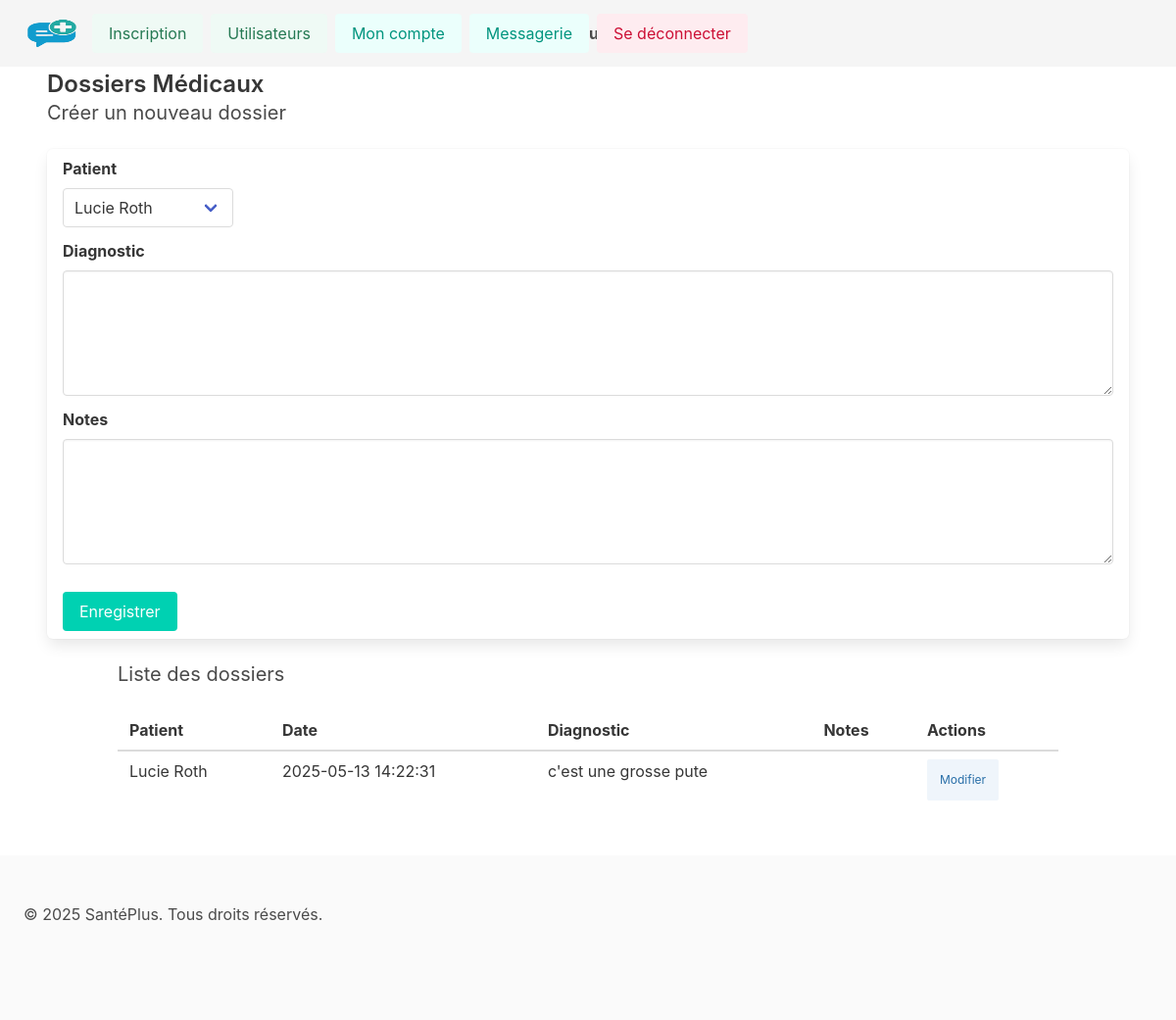
/site/pages/medical_record.php (signed in), run on the app's committed database.
### tables this page shows
CREATE TABLE IF NOT EXISTS `medical_record` (
  `id` int NOT NULL AUTO_INCREMENT,
  `record_date` timestamp NOT NULL DEFAULT CURRENT_TIMESTAMP,
  `diagnosis` text,
  `doctor_id` int DEFAULT NULL,
  `patient_id` int DEFAULT NULL,
  `notes` text,
  PRIMARY KEY (`id`),
  KEY `FK_record_patient` (`patient_id`),
  KEY `FK_record_staff` (`doctor_id`),
  CONSTRAINT `FK_record_patient` FOREIGN KEY (`patient_id`) REFERENCES `patient` (`ID`),
  CONSTRAINT `FK_record_staff` FOREIGN KEY (`doctor_id`) REFERENCES `medical_staff` (`ID`)
);

CREATE TABLE IF NOT EXISTS `patient` (
  `ID` int NOT NULL AUTO_INCREMENT,
  `email` varchar(70) NOT NULL,
  `password` varchar(200) NOT NULL,
  `username` varchar(60) DEFAULT NULL,
  `first_name` varchar(50) NOT NULL,
  `last_name` varchar(50) NOT NULL,
  `birth_date` date DEFAULT NULL,
  `admission_date` timestamp NULL DEFAULT NULL,
  `leaving_date` timestamp NULL DEFAULT NULL,
  `floor_lvl` int DEFAULT '0',
  `profile_pic` varchar(80) DEFAULT '../src/img/profile_pics/default.png',
  `is_suspended` tinyint(1) DEFAULT '0',
  PRIMARY KEY (`ID`) USING BTREE
);

### site/pages/medical_record.php (the view, shortened to what this page needs)
<?php
require_once './config.php';
$user_type = $_SESSION['user_type'];
$user_id = $_SESSION['ID'];
if ($user_type === 'patient') {
    $stmt = $pdo->prepare("SELECT * FROM medical_record WHERE patient_id = ?");
    $stmt->execute([$user_id]);
} elseif ($user_type === 'medical_staff') {
    $stmt = $pdo->prepare("
        SELECT mr.*, p.first_name, p.last_name
        FROM medical_record mr
        JOIN patient p ON mr.patient_id = p.ID
        WHERE mr.doctor_id = ?
        ORDER BY mr.record_date DESC
    ");
    $stmt->execute([$user_id]);
    $patients_stmt = $pdo->query("SELECT ID, first_name, last_name FROM patient");
    $patients = $patients_stmt->fetchAll(PDO::FETCH_ASSOC);
}
$records = $stmt->fetchAll(PDO::FETCH_ASSOC);
?>
<!DOCTYPE html>
<html lang="fr">
<head>
    <link rel="stylesheet" href="https://cdn.jsdelivr.net/npm/bulma@0.9.4/css/bulma.min.css">
    <link rel="stylesheet" href="../src/css/styles.css">
</head>
<body>
<section class="section">
        <?php if ($user_type === 'medical_staff'): ?>
            <h1 class="title is-4">Dossiers Médicaux</h1>
            <h2 class="subtitle">Créer un nouveau dossier</h2>
            <form method="post" class="box">
                <div class="field">
                    <label class="label">Patient</label>
                    <div class="control">
                        <div class="select">
                            <select name="patient_id" required>
                                <?php foreach ($patients as $patient): ?>
                                            <option value="<?= $patient['ID']; ?>">
                                        <?= htmlspecialchars($patient['first_name'] . " " . $patient['last_name']); ?>
                                    </option>
                                <?php endforeach; ?>
                            </select>
                        </div>
                    </div>
                </div>
                <div class="field">
                    <label class="label">Diagnostic</label>
                    <div class="control">
                        <textarea name="diagnosis" class="textarea" required></textarea>
                    </div>
                </div>
                <div class="field">
                    <label class="label">Notes</label>
                    <div class="control">
                        <textarea name="notes" class="textarea"></textarea>
                    </div>
                </div>
                <div class="control">
                    <button type="submit" class="button is-primary">Enregistrer</button>
                </div>
            </form>
        <?php endif; ?>
              <div class="container">
              <?php if ($_SESSION['user_type'] === 'patient') : ?>
              <h1 class="title is-4">Mon dossier médical</h1>
          <?php else : ?>
              <h2 class="subtitle is-5">Liste des dossiers</h2>
          <?php endif; ?>
        <table class="table is-fullwidth is-striped">
            <thead>
            <tr>
                <?php if ($user_type === 'medical_staff') echo '<th>Patient</th>'; ?>
                <th>Date</th>
                <th>Diagnostic</th>
                <th>Notes</th>
                <?php if ($user_type === 'medical_staff') echo '<th>Actions</th>'; ?>
            </tr>
            </thead>
            <tbody>
            <?php foreach ($records as $record): ?>
                <tr>
                    <?php if ($user_type === 'medical_staff') {
                        echo '<td>' . htmlspecialchars($record['first_name'] . ' ' . $record['last_name']) . '</td>';
                    } ?>
                        <td><?= htmlspecialchars($record['record_date']); ?></td>
                    <td><?= nl2br(htmlspecialchars($record['diagnosis'])); ?></td>
                    <td><?= nl2br(htmlspecialchars($record['notes'])); ?></td>
                    <?php if ($user_type === 'medical_staff' && $record['doctor_id'] == $user_id): ?>
                        <td>
                            <details>
                                <summary class="button is-small is-info is-light">Modifier</summary>
                            </details>
                        </td>
                    <?php elseif ($user_type === 'medical_staff'): ?>
                        <td><em>Non modifiable</em></td>
                    <?php endif; ?>
                </tr>
            <?php endforeach; ?>
            </tbody>
        </table>
    </div>
</section>
</body>
<footer class="footer">
     <div>
        <p>© 2025 <?= $site->siteName() ?>. Tous droits réservés.</p>
     </div>
</footer>
</html>

### site/src/css/styles.css (style rules this page uses)
.card, .box, .conversation-card { padding: 0.5rem 1rem; }
.field { margin-bottom: 1.5rem; }
textarea { resize: vertical; }
select { max-width: 100%; }
button { margin-top: 1rem; }
label { font-weight: bold; margin-bottom: 0.5rem; }
textarea { min-height: 150px; }

### data on the page
medical_record: patient.last_name "Lucie Roth", record_date "2025-05-13 14:22:31", diagnosis "c'est une grosse pute"

### other printed values
$site->siteName() "SantéPlus"
form field patient_id "Lucie Roth"
